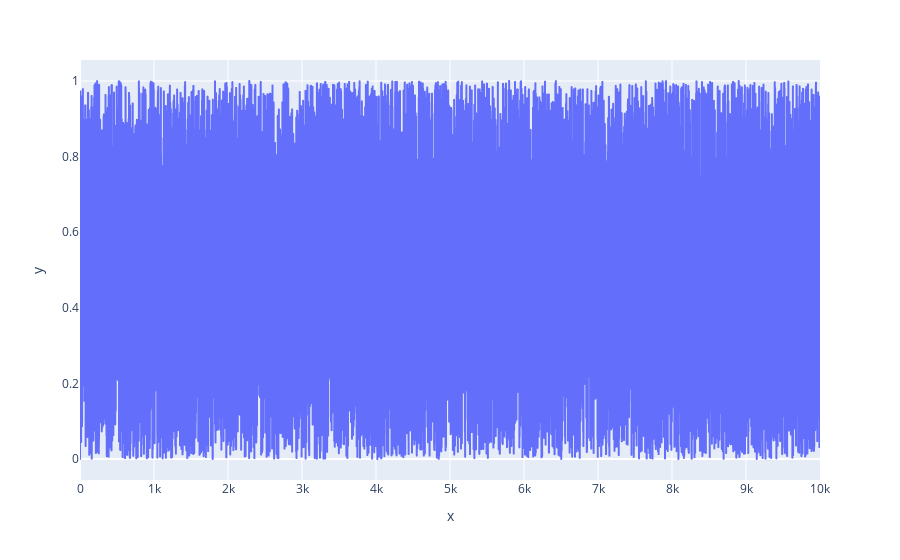

The code cell stored with this chart in its notebook:
### Code cell
import plotly.express as px
import random

qnt = 10000

y = [0]
for i in range(qnt):
    new_num = random.random()
    y.append(new_num)

x = []
for i in range(len(y)):
    x.append(i)

fig = px.line(x=x, y=y)
fig.show()

### Figure 1 — Plotly figure (JSON) as saved in the notebook; plotly's stock layout.template omitted (floating-point values rounded to 4 significant figures; data arrays with more than 128 entries replaced by an {"elided": "..."} marker saying what was removed)
{"data": [{"hovertemplate": "x=%{x}<br>y=%{y}<extra></extra>", "legendgroup": "", "line": {"color": "#636efa", "dash": "solid"}, "marker": {"symbol": "circle"}, "mode": "lines", "name": "", "showlegend": false, "type": "scattergl", "x": {"elided": "10001 int values"}, "xaxis": "x", "y": {"elided": "10001 float values"}, "yaxis": "y"}], "layout": {"legend": {"tracegroupgap": 0}, "margin": {"t": 60}, "xaxis": {"anchor": "y", "domain": [0, 1], "title": {"text": "x"}}, "yaxis": {"anchor": "x", "domain": [0, 1], "title": {"text": "y"}}}}
